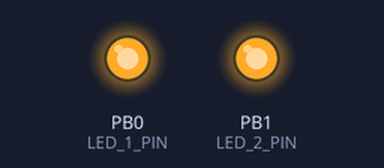
Bench run of a program on a simulated ATmega8, built with avr-gcc and emulated at 8 MHz (the files do not name the chip). Parts: output pins drawn as LEDs (lit = HIGH). What the program prints to the serial monitor is not drawn.

Above: at 0.1 s.
Timing chart, 0 to 1.6 s (numbered marks = the images above):
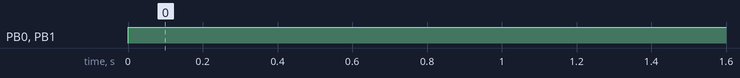

The program:

main.c
```c
#include <avr/io.h>
#include <util/delay.h>
#include <avr/interrupt.h>
#include <stdio.h>
#include <string.h>
#include "headers/global_types.h"
#include "headers/hardware.h"
#include "headers/usart.h"
#include "headers/adc.h"


// ****************** DEFINITION ***********************************************************
// ****************** Global variables ******************************************************
// *****************************************************************************************

INT main (void)
{

    ADC_Init();
    USART_Init ( 9600 );
    LED_1_ON

    sei();
    USART_Transmit_string((unsigned char*)"ATmega8 test board");
    LED_1_ON
    ADC_Start();


    while(TRUE);
}

//******************************************************************************
//******************************************************************************
ISR(USART_RXC_vect)
{
    unsigned char byte = UDR;
//    LED_1_TOGGLE
}


ISR(ADC_vect)
{
    LED_2_TOGGLE
    unsigned char adcValue = ADC_get8bitValue();

    if(adcValue > 70)
    {
        LED_1_ON;
    }
    else
    {
        LED_1_OFF
    }
    USART_Transmit(adcValue);
    ADC_Disable();
//    ADC_Start();
    _delay_ms(100);

}
```

adc.c
```c
/*
 * adc.c
 *
 *  Created on: 22-01-2014
 *      Author: Tomasz Jokiel
 */
#include <avr/io.h>
#include "headers/adc.h"

void ADC_Init()
{
    ADCSRA = (1 << ADEN)  | (1 << ADIE)  |                 // enable ADC device; ADIE - enable interrupts
             (1 << ADPS2) | (1 << ADPS1) | (1 << ADPS0);   // ADPS2:0 prescaler 128

    ADMUX = (1 << ADLAR) | (1 << MUX2);                    // ADC lef adjust -> can use ADCH for 8-bit value, ADC4

    DDRC &= ~(1 << PC4);
}

void ADC_Enable()
{
    ADCSRA |= (1 << ADEN);
}

void ADC_Disable()
{
    ADCSRA &= ~(1 << ADEN);
}

void ADC_Start()
{
    ADCSRA |= (1 << ADSC);
}

void ADC_Stop()
{
    ADCSRA &= ~(1 << ADSC);
}

unsigned char ADC_get8bitValue()
{
    return ADCH;
}
```

adc.h
```c
/*
 * adc.h
 *
 *  Created on: 22-01-2014
 *      Author: Tomasz Jokiel
 */

#ifndef INCLUDE_ADC_H
#define INCLUDE_ADC_H

void ADC_Init();
void ADC_Start();
void ADC_Stop();
void ADC_Enable();
void ADC_Disable();
unsigned char ADC_get8bitValue();

#endif // INCLUDE_ADC_H
```

global_types.h
```c
// Definition of the types ***************************************

#define TRUE			(!0)
#define FALSE			(0)

//#define NULL					((void*)0)

typedef int            			INT;
typedef unsigned int   			UINT;
typedef char           			CHAR;
typedef unsigned char  			UCHAR;
typedef unsigned char  			BOOL;

typedef volatile int            VINT;
typedef volatile unsigned int   VUINT;
typedef volatile char           VCHAR;
typedef volatile unsigned char  VUCHAR;
typedef volatile unsigned char  VBOOL;

// **************************************************************
```

hardware.h
```c
#ifndef INCLUDE_HARDWARE
#define INCLUDE_HARDWARE

#include <avr/io.h>

// ATmega8 board
// ****************** LED ******************************************************************
#define LED_1_PORT          PORTB
#define LED_1_DDR           DDRB
#define LED_1_PIN           0

#define LED_2_PORT          PORTB
#define LED_2_DDR           DDRB
#define LED_2_PIN           1

#define LED_3_PORT          PORTC
#define LED_3_DDR           DDRC
#define LED_3_PIN           5

#define LED_1_ON            {LED_1_DDR |=  _BV(LED_1_PIN);  LED_1_PORT |=  _BV(LED_1_PIN);}		// POSITIVE POLARISATION
#define LED_1_OFF           {LED_1_DDR &= ~_BV(LED_1_PIN);  LED_1_PORT &= ~_BV(LED_1_PIN);}		// POSITIVE POLARISATION
#define LED_1_TOGGLE        {LED_1_DDR |=  _BV(LED_1_PIN);  LED_1_PORT ^=  _BV(LED_1_PIN);}

#define LED_2_ON            {LED_2_DDR |=  _BV(LED_2_PIN);  LED_2_PORT &= ~_BV(LED_2_PIN);}		// NEGATIVE POLARISATION
#define LED_2_OFF           {LED_2_DDR &= ~_BV(LED_2_PIN);  LED_2_PORT |=  _BV(LED_2_PIN);}		// NEGATIVE POLARISATION
#define LED_2_TOGGLE        {LED_2_DDR |=  _BV(LED_2_PIN);  LED_2_PORT ^=  _BV(LED_2_PIN);}

#define LED_3_ON            {LED_3_DDR |=  _BV(LED_3_PIN);  LED_3_PORT &= ~_BV(LED_3_PIN);}		// NEGATIVE POLARISATION
#define LED_3_OFF           {LED_3_DDR &= ~_BV(LED_3_PIN);  LED_3_PORT |=  _BV(LED_3_PIN);}		// NEGATIVE POLARISATION


#define SWITCH_1_PORT       PORTD
#define SWITCH_1_DDR        DDRD
#define SWITCH_1_PIN        PIND
#define SWITCH_1_BIT        3

/**
 * Put the number of the switch as parameter
 */
#define CONFIG_SWITCH(n)    {SWITCH_##n##_DDR &= ~_BV(SWITCH_##n##_BIT);  SWITCH_##n##_PORT |= _BV(SWITCH_##n##_BIT);}     // N/A, Use this at beginning of program
#define WAIT_FOR_SWITCH(n)  {while(bit_is_set(SWITCH_##n##_PIN, SWITCH_##n##_BIT));}                                       // N/A

#endif // INCLUDE_HARDWARE
```

usart.h
```c
/*
 * usart.h
 *
 *  Created on: 04-12-2012
 *      Author: Tomasz Jokiel
 */

#ifndef USART_H_
#define USART_H_

//#define BAUD 	9600
//#define MYUBRR 	F_CPU/16/BAUD-1

void USART_Init( unsigned int baud );
void USART_Transmit( unsigned char data );
unsigned char USART_Receive( void );
void USART_Transmit_string( unsigned char* string );

#endif /* USART_H_ */
```

usart.c
```c
/*
 * usart.c
 *
 *  Created on: 04-12-2012
 *      Author: Tomasz Jokiel
 */
#include <avr/io.h>
#include "headers/global_types.h"


/**
 * Initialize USART
 */
void USART_Init( unsigned int baud )
	{
	/* Set baud rate */
	UBRRH = (F_CPU/(baud*16L)-1) >> 8; 											// Calculate register content to gain proper transmission speed
	UBRRL = (unsigned char)(F_CPU/(baud*16L)-1);
	/* Enable Interrupts on receive, Enable Receiver and Transmitter */
	UCSRB = (1<<RXCIE)|(1<<RXEN)|(1<<TXEN);
	/* Set frame format: 8data, 1stop bit */
	UCSRC = (1<<URSEL)|(1<<UCSZ1)|(1<<UCSZ0);									//|(1<<USBS); //<- USBS in state 1 mean 2 bits stop, UMSEL=0 asynchronous transmission
	}

/**
 * Transmit single byte
 */
void USART_Transmit( unsigned char data )
	{
	/* Wait for empty transmit buffer */
	while ( !( UCSRA & (1<<UDRE)) );
	/* Put data into buffer, sends the data */
	UDR = data;
	}

/**
 * Receive single byte
 */
unsigned char USART_Receive( void )
	{
	/* Wait for data to be received */
	while ( !(UCSRA & (1<<RXC)) );
	/* Get and return received data from buffer */
	return UDR;
	}


/**
 * Transmit string
 * Precondition: String have to be zero terminated
 */
void USART_Transmit_string( unsigned char* string )
	{
	while(*string)
		{
		USART_Transmit(*string++);
		//string++;
		}
	}
```

usart.c
```c
/*
 * usart.c
 *
 *  Created on: 04-12-2012
 *      Author: Tomasz Jokiel
 */
#include <avr/io.h>

/**
 * Initialize USART
 */
void USART_Init( unsigned int baud )
	{
	/* Set baud rate */
	UBRRH = (F_CPU/(baud*16L)-1) >> 8; 											// Calculate register content to gain proper transmission speed
	UBRRL = (unsigned char)(F_CPU/(baud*16L)-1);
	/* Enable Interrupts on receive, Enable Receiver and Transmitter */
	UCSRB = (1<<RXCIE)|(1<<RXEN)|(1<<TXEN);
	/* Set frame format: 8data, 1stop bit */
	UCSRC = (1<<URSEL)|(1<<UCSZ1)|(1<<UCSZ0);									//|(1<<USBS); //<- USBS in state 1 mean 2 bits stop, UMSEL=0 asynchronous transmission
	}

/**
 * Transmit single byte
 */
void USART_Transmit( unsigned char data )
	{
	/* Wait for empty transmit buffer */
	while ( !( UCSRA & (1<<UDRE)) );
	/* Put data into buffer, sends the data */
	UDR = data;
	}

/**
 * Receive single byte
 */
unsigned char USART_Receive( void )
	{
	/* Wait for data to be received */
	while ( !(UCSRA & (1<<RXC)) );
	/* Get and return received data from buffer */
	return UDR;
	}


/**
 * Transmit string
 * Precondition: String have to be zero terminated
 */
void USART_Transmit_string( unsigned char* string )
	{
	while(*string)
		{
		USART_Transmit(*string++);
		//string++;
		}
	}
```

Measured:
- by itself, PB0 (LED_1_PIN): LOW → HIGH at 0.00 s
- by itself, PB1 (LED_2_PIN): LOW → HIGH at 0.02 s
